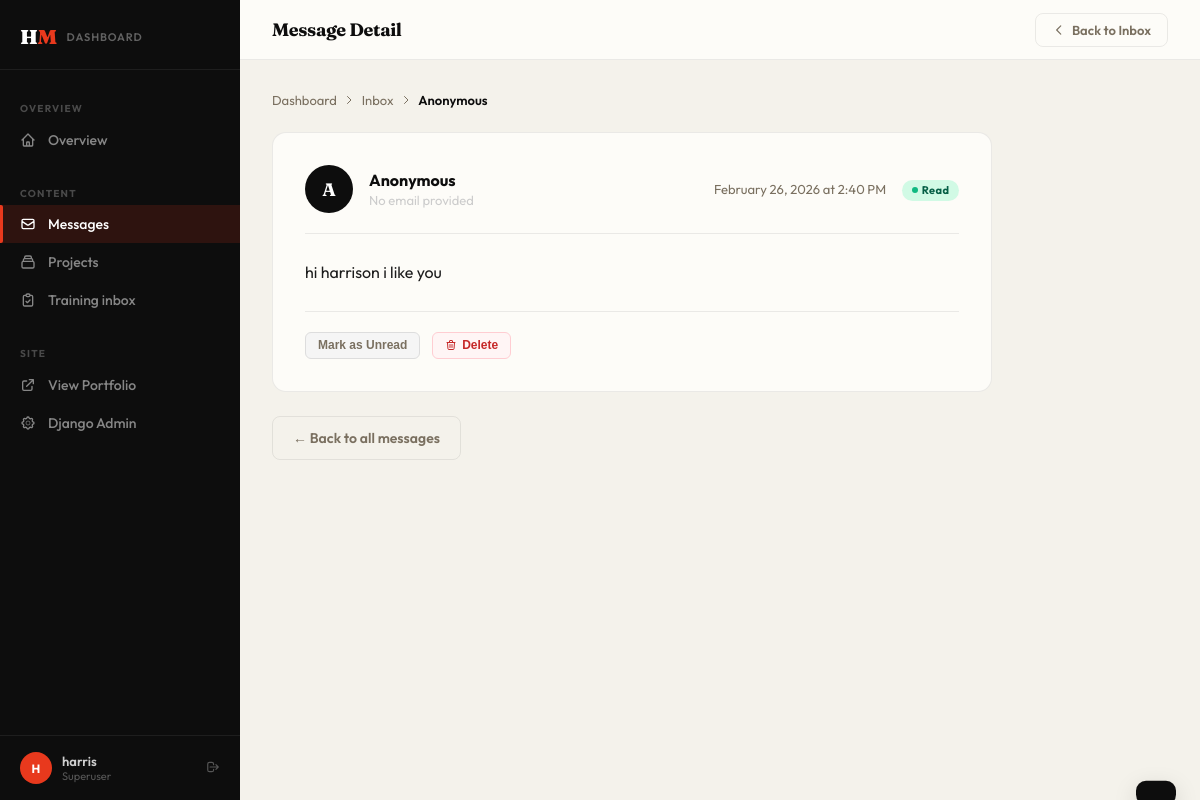
The page /dashboard/inbox/2/ (signed in) on the database its author committed.
### harrison/models.py (models this page shows, shortened)
class ContactMessage(models.Model):
    sender = models.ForeignKey(User, on_delete=models.SET_NULL, null=True, blank=True, related_name='sent_messages')
    email = models.EmailField(blank=True, null=True)
    name = models.CharField(max_length=100, blank=True)
    message = models.TextField()
    sent_at = models.DateTimeField(auto_now_add=True)
    is_read = models.BooleanField(default=False)
    class Meta:
        ordering = ['-sent_at']
    @property
    def display_name(self):
        if self.sender:
            return self.sender.get_full_name() or self.sender.username
        return self.name or 'Anonymous'
    @property
    def display_email(self):
        if self.sender:
            return self.sender.email
        return self.email or 'No email provided'

### harrison/views.py (the view)
    def wrapper(request, *args, **kwargs):
        if not request.user.is_authenticated:
            return redirect(f'/login/?next={request.path}')
        if not request.user.is_superuser:
            return redirect('home')
        return view_func(request, *args, **kwargs)

### harrison/context_processors.py (called while the page is built)
def agent(request):
    return {
        "AGENT_CHAT_URL": getattr(
            settings,
            "AGENT_CHAT_URL",
            "https://supervisors-moral-dive-program.trycloudflare.com/chat",
        ),
    }

### harrison/views.py (called while the page is built)
def superuser_required(view_func):
    def wrapper(request, *args, **kwargs):
        if not request.user.is_authenticated:
            return redirect(f'/login/?next={request.path}')
        if not request.user.is_superuser:
            return redirect('home')
        return view_func(request, *args, **kwargs)
    wrapper.__name__ = view_func.__name__
    return wrapper

@superuser_required
def message_detail(request, message_id):
    msg = get_object_or_404(ContactMessage, id=message_id)
    if not msg.is_read:
        msg.is_read = True
        msg.save()
    unread_count = ContactMessage.objects.filter(is_read=False).count()
    return render(request, 'harrison/message_detail.html', {
        'msg': msg,
        'unread_count': unread_count,
    })

### harrison/templates/harrison/message_detail.html (shortened to what this page needs)
{% extends 'harrison/dashboard_base.html' %}
{% block topbar_title %}Message Detail{% endblock %}
{% block nav_inbox %}active{% endblock %}
{% block topbar_actions %}
  <a href="{% url 'inbox' %}" class="topbar-btn">
    <svg fill="none" stroke="currentColor" viewBox="0 0 24 24"><path stroke-linecap="round" stroke-linejoin="round" stroke-width="2" d="M15 19l-7-7 7-7"/></svg>
    Back to Inbox
  </a>
{% endblock %}
{% block content %}
  <div class="breadcrumb">
    <a href="{% url 'dashboard' %}">Dashboard</a>
    <svg width="12" height="12" fill="none" stroke="currentColor" viewBox="0 0 24 24"><path stroke-linecap="round" stroke-linejoin="round" stroke-width="2" d="M9 5l7 7-7 7"/></svg>
    <a href="{% url 'inbox' %}">Inbox</a>
    <svg width="12" height="12" fill="none" stroke="currentColor" viewBox="0 0 24 24"><path stroke-linecap="round" stroke-linejoin="round" stroke-width="2" d="M9 5l7 7-7 7"/></svg>
    <span>{{ msg.display_name }}</span>
  </div>
  <div class="msg-bubble">
    <div class="msg-meta-row">
      <div class="msg-avatar">{{ msg.display_name|first|upper }}</div>
      <div>
        <div class="msg-from">{{ msg.display_name }}</div>
        <div class="msg-email">
          {% if msg.display_email != 'No email provided' %}
            <a href="mailto:{{ msg.display_email }}" style="color:var(--dash-accent);text-decoration:none;">{{ msg.display_email }}</a>
          {% else %}
            <span style="color:#ccc;">No email provided</span>
          {% endif %}
        </div>
      </div>
      <div class="msg-date">
        {{ msg.sent_at|date:"F d, Y" }} at {{ msg.sent_at|time:"g:i A" }}
      </div>
      <div>
        <span class="badge {% if msg.is_read %}badge-read{% else %}badge-new{% endif %}" id="status-badge">
          <span class="badge-dot"></span>
          {% if msg.is_read %}Read{% else %}New{% endif %}
        </span>
      </div>
    </div>
    <div class="msg-body">{{ msg.message }}</div>
    <div class="msg-actions">
      <button class="action-btn"
              style="background:#f5f5f5;color:var(--dash-muted);border-color:#ddd;"
              id="toggleReadBtn"
              onclick="toggleRead()">
        {% if msg.is_read %}
        Mark as Unread
        {% else %}
        Mark as Read
        {% endif %}
      </button>
      <button class="action-btn action-btn-delete" onclick="confirmDeleteMsg()">
        <svg fill="none" stroke="currentColor" viewBox="0 0 24 24"><path stroke-linecap="round" stroke-linejoin="round" stroke-width="2" d="M19 7l-.867 12.142A2 2 0 0116.138 21H7.862a2 2 0 01-1.995-1.858L5 7m5 4v6m4-6v6m1-10V4a1 1 0 00-1-1h-4a1 1 0 00-1 1v3M4 7h16"/></svg>
        Delete
      </button>
    </div>
  </div>
  <div style="display:flex;gap:0.75rem;margin-top:1.5rem;">
    <a href="{% url 'inbox' %}" class="dash-btn-cancel">← Back to all messages</a>
  </div>
{% endblock %}

### harrison/templates/harrison/dashboard_base.html (shortened to what this page needs)
<!DOCTYPE html>
<html lang="en">
<head>
  {% load static %}
  <link rel="stylesheet" href="{% static 'harrison/css/style.css' %}">
</head>
<body>
  <aside class="dash-sidebar" id="dashSidebar">
    <a href="{% url 'dashboard' %}" class="sidebar-logo">
      <div class="sidebar-logo-mark">H<span>M</span></div>
      <div class="sidebar-logo-label">Dashboard</div>
    </a>
    <nav class="sidebar-nav">
      <div class="sidebar-section-label">Overview</div>
      <a href="{% url 'dashboard' %}" class="sidebar-link {% block nav_dashboard %}{% endblock %}">
        <svg fill="none" stroke="currentColor" viewBox="0 0 24 24"><path stroke-linecap="round" stroke-linejoin="round" stroke-width="2" d="M3 12l2-2m0 0l7-7 7 7M5 10v10a1 1 0 001 1h3m10-11l2 2m-2-2v10a1 1 0 01-1 1h-3m-6 0a1 1 0 001-1v-4a1 1 0 011-1h2a1 1 0 011 1v4a1 1 0 001 1m-6 0h6"/></svg>
        Overview
      </a>
      <div class="sidebar-section-label" style="margin-top:1rem;">Content</div>
      <a href="{% url 'inbox' %}" class="sidebar-link {% block nav_inbox %}{% endblock %}">
        <svg fill="none" stroke="currentColor" viewBox="0 0 24 24"><path stroke-linecap="round" stroke-linejoin="round" stroke-width="2" d="M3 8l7.89 5.26a2 2 0 002.22 0L21 8M5 19h14a2 2 0 002-2V7a2 2 0 00-2-2H5a2 2 0 00-2 2v10a2 2 0 002 2z"/></svg>
        Messages
      </a>
      <a href="{% url 'project_list' %}" class="sidebar-link {% block nav_projects %}{% endblock %}">
        <svg fill="none" stroke="currentColor" viewBox="0 0 24 24"><path stroke-linecap="round" stroke-linejoin="round" stroke-width="2" d="M19 11H5m14 0a2 2 0 012 2v6a2 2 0 01-2 2H5a2 2 0 01-2-2v-6a2 2 0 012-2m14 0V9a2 2 0 00-2-2M5 11V9a2 2 0 012-2m0 0V5a2 2 0 012-2h6a2 2 0 012 2v2M7 7h10"/></svg>
        Projects
      </a>
      {% if request.user.is_superuser %}
      <a href="{% url 'training_inbox' %}" class="sidebar-link {% block nav_training %}{% endblock %}">
        <svg fill="none" stroke="currentColor" viewBox="0 0 24 24"><path stroke-linecap="round" stroke-linejoin="round" stroke-width="2" d="M9 5H7a2 2 0 00-2 2v12a2 2 0 002 2h10a2 2 0 002-2V7a2 2 0 00-2-2h-2M9 5a2 2 0 002 2h2a2 2 0 002-2M9 5a2 2 0 012-2h2a2 2 0 012 2m-6 9l2 2 4-4"/></svg>
        Training inbox
      </a>
      {% endif %}
      <div class="sidebar-section-label" style="margin-top:1rem;">Site</div>
      <a href="{% url 'home' %}" class="sidebar-link" target="_blank">
        <svg fill="none" stroke="currentColor" viewBox="0 0 24 24"><path stroke-linecap="round" stroke-linejoin="round" stroke-width="2" d="M10 6H6a2 2 0 00-2 2v10a2 2 0 002 2h10a2 2 0 002-2v-4M14 4h6m0 0v6m0-6L10 14"/></svg>
        View Portfolio
      </a>
      <a href="/admin/" class="sidebar-link">
        Django Admin
      </a>
    </nav>
    <div class="sidebar-footer">
      <div class="sidebar-user">
        <div class="sidebar-avatar">{{ request.user.username|first|upper }}</div>
        <div>
          <div class="sidebar-username">{{ request.user.get_full_name|default:request.user.username }}</div>
          <div class="sidebar-role">Superuser</div>
        </div>
        <a href="{% url 'logout' %}" class="sidebar-logout" title="Logout">
          <svg fill="none" stroke="currentColor" viewBox="0 0 24 24"><path stroke-linecap="round" stroke-linejoin="round" stroke-width="2" d="M17 16l4-4m0 0l-4-4m4 4H7m6 4v1a3 3 0 01-3 3H6a3 3 0 01-3-3V7a3 3 0 013-3h4a3 3 0 013 3v1"/></svg>
        </a>
      </div>
    </div>
  </aside>
  <div class="dash-main">
    <header class="dash-topbar">
      <div class="topbar-title">{% block topbar_title %}Dashboard{% endblock %}</div>
      <div class="topbar-actions">
        {% block topbar_actions %}{% endblock %}
      </div>
    </header>
    <main class="dash-body">
      {% block content %}{% endblock %}
    </main>
  </div>
  <div class="dash-toast" id="dashToast"></div>
</body>
</html>

### harrison/static/harrison/css/style.css (style rules this page uses)
:root { --milk: #F7F6F3; --milk-deep: #EFEDE8; --foam: #FFFFFF; --milk-border: #DED9D2; --ink: #141218; --ink-soft: #2C2830; --ink-muted: #5E5864; --ink-faint: #7A7380; --night: #141218; --night-text: #F7F6F3; --cream: var(--milk); --cream-alt: var(--milk-deep); --cream-border: var(--milk-border); --shadow-soft: 0 12px 40px rgba(20, 18, 24, 0.07); --shadow-lift: 0 20px 50px rgba(20, 18, 24, 0.12); --accent: #C8102E; --accent-2: #9E0C24; --accent-light: rgba(200, 16, 46, 0.1); --accent-glow: rgba(200, 16, 46, 0.22); --motion-fast: 180ms; --motion-base: 280ms; --ease-out: cubic-bezier(0.22, 1, 0.36, 1); --font-display: "Newsreader", "Iowan Old Style", Palatino, serif; --font-body: "Source Sans 3", "Segoe UI", sans-serif; --font-mono: 'IBM Plex Mono', ui-monospace, SFMono-Regular, Menlo, Consolas, monospace; --section-py: 7rem; --radius-card: 0.75rem; --radius-sm: 0.4rem; }
*, *::before, *::after { box-sizing: border-box; margin: 0; padding: 0; }
html { scroll-behavior: smooth; }
body { font-family: var(--font-body); background: var(--milk); color: var(--ink); overflow-x: hidden; -webkit-font-smoothing: antialiased; }
body { background: var(--milk); }

### rows shown on the page
ContactMessage: display_name "Anonymous", display_name|first "A", sent_at "February 26, 2026", sent_at "2:40 PM", message "hi harrison i like you"

### other values the page prints
{{ request.user.username|first|upper }} "H"
{{ request.user.get_full_name|default:request.user.username }} "harris"
